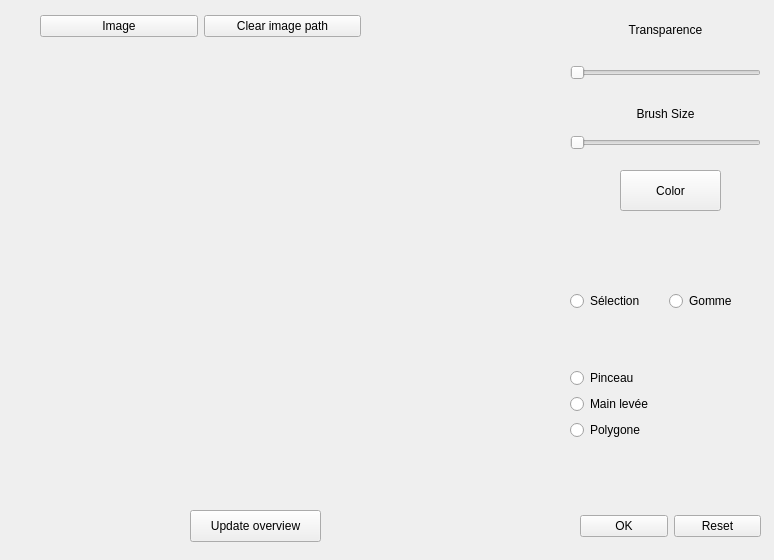
<?xml version="1.0" encoding="UTF-8"?>
<ui version="4.0">
 <class>app</class>
 <widget class="QMainWindow" name="app">
  <property name="geometry">
   <rect>
    <x>0</x>
    <y>0</y>
    <width>774</width>
    <height>560</height>
   </rect>
  </property>
  <property name="windowTitle">
   <string>app</string>
  </property>
  <widget class="QWidget" name="centralwidget">
   <widget class="QWidget" name="horizontalLayoutWidget">
    <property name="geometry">
     <rect>
      <x>580</x>
      <y>510</y>
      <width>181</width>
      <height>32</height>
     </rect>
    </property>
    <layout class="QHBoxLayout" name="accept_decline">
     <item>
      <widget class="QPushButton" name="valid">
       <property name="text">
        <string>OK</string>
       </property>
      </widget>
     </item>
     <item>
      <widget class="QPushButton" name="cancel">
       <property name="text">
        <string>Reset</string>
       </property>
      </widget>
     </item>
    </layout>
   </widget>
   <widget class="QWidget" name="horizontalLayoutWidget_3">
    <property name="geometry">
     <rect>
      <x>40</x>
      <y>10</y>
      <width>321</width>
      <height>32</height>
     </rect>
    </property>
    <layout class="QHBoxLayout" name="horizontalLayout">
     <item>
      <widget class="QPushButton" name="imageBtn">
       <property name="text">
        <string>Image</string>
       </property>
      </widget>
     </item>
     <item>
      <widget class="QPushButton" name="clear">
       <property name="text">
        <string>Clear image path</string>
       </property>
      </widget>
     </item>
    </layout>
   </widget>
   <widget class="QLabel" name="nothing">
    <property name="geometry">
     <rect>
      <x>10</x>
      <y>60</y>
      <width>511</width>
      <height>291</height>
     </rect>
    </property>
    <property name="text">
     <string/>
    </property>
    <property name="alignment">
     <set>Qt::AlignCenter</set>
    </property>
   </widget>
   <widget class="drawingWidget" name="drawing" native="true">
    <property name="geometry">
     <rect>
      <x>10</x>
      <y>60</y>
      <width>511</width>
      <height>291</height>
     </rect>
    </property>
   </widget>
   <widget class="QWidget" name="verticalLayoutWidget">
    <property name="geometry">
     <rect>
      <x>570</x>
      <y>240</y>
      <width>191</width>
      <height>251</height>
     </rect>
    </property>
    <layout class="QVBoxLayout" name="verticalLayout">
     <item>
      <layout class="QHBoxLayout" name="horizontalLayout_4">
       <item>
        <widget class="QRadioButton" name="selection">
         <property name="text">
          <string>Sélection</string>
         </property>
        </widget>
       </item>
       <item>
        <widget class="QRadioButton" name="eraser">
         <property name="text">
          <string>Gomme</string>
         </property>
        </widget>
       </item>
      </layout>
     </item>
     <item>
      <layout class="QVBoxLayout" name="verticalLayout_4">
       <item>
        <widget class="QRadioButton" name="pinceau">
         <property name="text">
          <string>Pinceau</string>
         </property>
        </widget>
       </item>
       <item>
        <widget class="QRadioButton" name="freeHand">
         <property name="text">
          <string>Main levée</string>
         </property>
        </widget>
       </item>
       <item>
        <widget class="QRadioButton" name="polygone">
         <property name="text">
          <string>Polygone</string>
         </property>
        </widget>
       </item>
      </layout>
     </item>
    </layout>
   </widget>
   <widget class="QWidget" name="verticalLayoutWidget_2">
    <property name="geometry">
     <rect>
      <x>570</x>
      <y>99</y>
      <width>191</width>
      <height>51</height>
     </rect>
    </property>
    <layout class="QVBoxLayout" name="verticalLayout_2">
     <item>
      <widget class="QLabel" name="brushLabel">
       <property name="text">
        <string>Brush Size</string>
       </property>
       <property name="alignment">
        <set>Qt::AlignCenter</set>
       </property>
      </widget>
     </item>
     <item>
      <widget class="QSlider" name="taillePinceau">
       <property name="orientation">
        <enum>Qt::Horizontal</enum>
       </property>
      </widget>
     </item>
    </layout>
   </widget>
   <widget class="QWidget" name="verticalLayoutWidget_3">
    <property name="geometry">
     <rect>
      <x>570</x>
      <y>0</y>
      <width>191</width>
      <height>80</height>
     </rect>
    </property>
    <layout class="QVBoxLayout" name="verticalLayout_3">
     <item>
      <widget class="QLabel" name="opacityLabel">
       <property name="text">
        <string>Transparence</string>
       </property>
       <property name="alignment">
        <set>Qt::AlignCenter</set>
       </property>
      </widget>
     </item>
     <item>
      <widget class="QSlider" name="transparence">
       <property name="orientation">
        <enum>Qt::Horizontal</enum>
       </property>
      </widget>
     </item>
    </layout>
   </widget>
   <widget class="QLabel" name="apercu">
    <property name="geometry">
     <rect>
      <x>130</x>
      <y>360</y>
      <width>271</width>
      <height>141</height>
     </rect>
    </property>
    <property name="text">
     <string/>
    </property>
    <property name="alignment">
     <set>Qt::AlignCenter</set>
    </property>
   </widget>
   <widget class="QPushButton" name="update">
    <property name="geometry">
     <rect>
      <x>190</x>
      <y>510</y>
      <width>131</width>
      <height>32</height>
     </rect>
    </property>
    <property name="text">
     <string>Update overview</string>
    </property>
   </widget>
   <widget class="QPushButton" name="colorButton">
    <property name="geometry">
     <rect>
      <x>620</x>
      <y>170</y>
      <width>101</width>
      <height>41</height>
     </rect>
    </property>
    <property name="text">
     <string>Color</string>
    </property>
   </widget>
  </widget>
 </widget>
 <customwidgets>
  <customwidget>
   <class>drawingWidget</class>
   <extends>QWidget</extends>
   <header>drawingwidget.h</header>
   <container>1</container>
  </customwidget>
 </customwidgets>
 <resources/>
 <connections/>
</ui>
